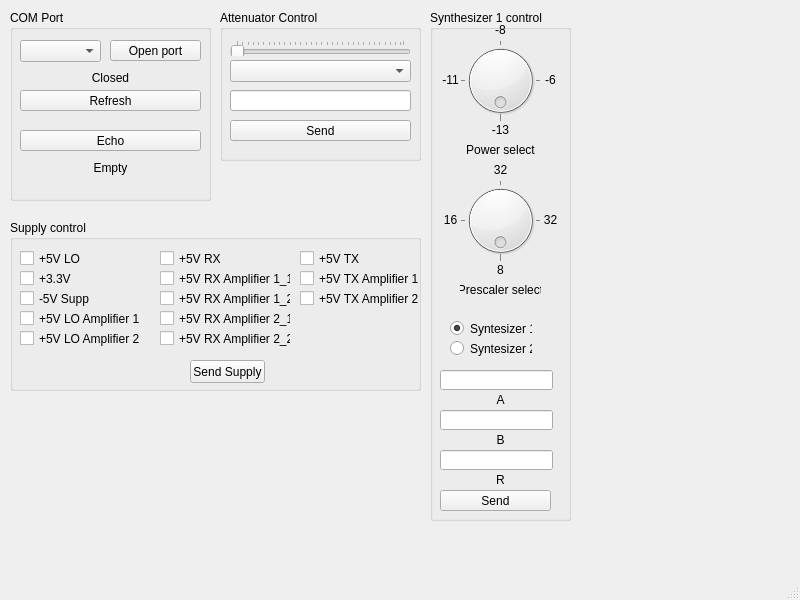
<?xml version="1.0" encoding="UTF-8"?>
<ui version="4.0">
 <class>MainWindow</class>
 <widget class="QMainWindow" name="MainWindow">
  <property name="geometry">
   <rect>
    <x>0</x>
    <y>0</y>
    <width>800</width>
    <height>600</height>
   </rect>
  </property>
  <property name="windowTitle">
   <string>MainWindow</string>
  </property>
  <widget class="QWidget" name="centralwidget">
   <widget class="QGroupBox" name="synt_ctrl">
    <property name="geometry">
     <rect>
      <x>430</x>
      <y>10</y>
      <width>141</width>
      <height>511</height>
     </rect>
    </property>
    <property name="title">
     <string>Synthesizer 1 control</string>
    </property>
    <widget class="QDial" name="synt_power">
     <property name="geometry">
      <rect>
       <x>30</x>
       <y>30</y>
       <width>81</width>
       <height>81</height>
      </rect>
     </property>
     <property name="maximum">
      <number>4</number>
     </property>
     <property name="sliderPosition">
      <number>0</number>
     </property>
     <property name="wrapping">
      <bool>true</bool>
     </property>
     <property name="notchTarget">
      <double>5.000000000000000</double>
     </property>
     <property name="notchesVisible">
      <bool>true</bool>
     </property>
    </widget>
    <widget class="QDial" name="synt_presc">
     <property name="geometry">
      <rect>
       <x>30</x>
       <y>170</y>
       <width>81</width>
       <height>81</height>
      </rect>
     </property>
     <property name="toolTip">
      <string/>
     </property>
     <property name="maximum">
      <number>4</number>
     </property>
     <property name="wrapping">
      <bool>true</bool>
     </property>
     <property name="notchTarget">
      <double>5.000000000000000</double>
     </property>
     <property name="notchesVisible">
      <bool>true</bool>
     </property>
    </widget>
    <widget class="QLabel" name="powSelLabel">
     <property name="geometry">
      <rect>
       <x>30</x>
       <y>130</y>
       <width>81</width>
       <height>20</height>
      </rect>
     </property>
     <property name="text">
      <string>Power select</string>
     </property>
     <property name="alignment">
      <set>Qt::AlignCenter</set>
     </property>
    </widget>
    <widget class="QLabel" name="rpescSelLabel">
     <property name="geometry">
      <rect>
       <x>30</x>
       <y>270</y>
       <width>81</width>
       <height>20</height>
      </rect>
     </property>
     <property name="text">
      <string>Prescaler select</string>
     </property>
     <property name="alignment">
      <set>Qt::AlignCenter</set>
     </property>
    </widget>
    <widget class="QLabel" name="labelPow13">
     <property name="geometry">
      <rect>
       <x>60</x>
       <y>110</y>
       <width>21</width>
       <height>20</height>
      </rect>
     </property>
     <property name="text">
      <string>-13</string>
     </property>
     <property name="alignment">
      <set>Qt::AlignCenter</set>
     </property>
    </widget>
    <widget class="QLabel" name="labelPow11">
     <property name="geometry">
      <rect>
       <x>10</x>
       <y>60</y>
       <width>21</width>
       <height>20</height>
      </rect>
     </property>
     <property name="text">
      <string>-11</string>
     </property>
     <property name="alignment">
      <set>Qt::AlignCenter</set>
     </property>
    </widget>
    <widget class="QLabel" name="labelPow8">
     <property name="geometry">
      <rect>
       <x>60</x>
       <y>10</y>
       <width>21</width>
       <height>20</height>
      </rect>
     </property>
     <property name="text">
      <string>-8</string>
     </property>
     <property name="alignment">
      <set>Qt::AlignCenter</set>
     </property>
    </widget>
    <widget class="QLabel" name="labelPow6">
     <property name="geometry">
      <rect>
       <x>110</x>
       <y>60</y>
       <width>21</width>
       <height>20</height>
      </rect>
     </property>
     <property name="text">
      <string>-6</string>
     </property>
     <property name="alignment">
      <set>Qt::AlignCenter</set>
     </property>
    </widget>
    <widget class="QLabel" name="labelPres32">
     <property name="geometry">
      <rect>
       <x>110</x>
       <y>200</y>
       <width>21</width>
       <height>20</height>
      </rect>
     </property>
     <property name="text">
      <string>32</string>
     </property>
     <property name="alignment">
      <set>Qt::AlignCenter</set>
     </property>
    </widget>
    <widget class="QLabel" name="labelPres8">
     <property name="geometry">
      <rect>
       <x>60</x>
       <y>250</y>
       <width>21</width>
       <height>20</height>
      </rect>
     </property>
     <property name="text">
      <string>8</string>
     </property>
     <property name="alignment">
      <set>Qt::AlignCenter</set>
     </property>
    </widget>
    <widget class="QLabel" name="labelPres16">
     <property name="geometry">
      <rect>
       <x>10</x>
       <y>200</y>
       <width>21</width>
       <height>20</height>
      </rect>
     </property>
     <property name="text">
      <string>16</string>
     </property>
     <property name="alignment">
      <set>Qt::AlignCenter</set>
     </property>
    </widget>
    <widget class="QLabel" name="labelPres32_2">
     <property name="geometry">
      <rect>
       <x>60</x>
       <y>150</y>
       <width>21</width>
       <height>20</height>
      </rect>
     </property>
     <property name="text">
      <string>32</string>
     </property>
     <property name="alignment">
      <set>Qt::AlignCenter</set>
     </property>
    </widget>
    <widget class="QLineEdit" name="a_lineedit">
     <property name="geometry">
      <rect>
       <x>10</x>
       <y>360</y>
       <width>113</width>
       <height>20</height>
      </rect>
     </property>
    </widget>
    <widget class="QLineEdit" name="b_lineedit">
     <property name="geometry">
      <rect>
       <x>10</x>
       <y>400</y>
       <width>113</width>
       <height>20</height>
      </rect>
     </property>
    </widget>
    <widget class="QLineEdit" name="r_lineedit">
     <property name="geometry">
      <rect>
       <x>10</x>
       <y>440</y>
       <width>113</width>
       <height>20</height>
      </rect>
     </property>
    </widget>
    <widget class="QLabel" name="labelCounterA">
     <property name="geometry">
      <rect>
       <x>30</x>
       <y>380</y>
       <width>81</width>
       <height>20</height>
      </rect>
     </property>
     <property name="text">
      <string>A</string>
     </property>
     <property name="alignment">
      <set>Qt::AlignCenter</set>
     </property>
    </widget>
    <widget class="QLabel" name="labelCounterB">
     <property name="geometry">
      <rect>
       <x>30</x>
       <y>420</y>
       <width>81</width>
       <height>20</height>
      </rect>
     </property>
     <property name="text">
      <string>B</string>
     </property>
     <property name="alignment">
      <set>Qt::AlignCenter</set>
     </property>
    </widget>
    <widget class="QLabel" name="labelCounterR">
     <property name="geometry">
      <rect>
       <x>30</x>
       <y>460</y>
       <width>81</width>
       <height>20</height>
      </rect>
     </property>
     <property name="text">
      <string>R</string>
     </property>
     <property name="alignment">
      <set>Qt::AlignCenter</set>
     </property>
    </widget>
    <widget class="QPushButton" name="synt_send">
     <property name="geometry">
      <rect>
       <x>10</x>
       <y>480</y>
       <width>111</width>
       <height>21</height>
      </rect>
     </property>
     <property name="text">
      <string>Send</string>
     </property>
    </widget>
    <widget class="QRadioButton" name="synt1_check">
     <property name="geometry">
      <rect>
       <x>20</x>
       <y>310</y>
       <width>82</width>
       <height>17</height>
      </rect>
     </property>
     <property name="text">
      <string>Syntesizer 1</string>
     </property>
     <property name="checked">
      <bool>true</bool>
     </property>
    </widget>
    <widget class="QRadioButton" name="synt2_check">
     <property name="geometry">
      <rect>
       <x>20</x>
       <y>330</y>
       <width>82</width>
       <height>17</height>
      </rect>
     </property>
     <property name="text">
      <string>Syntesizer 2</string>
     </property>
    </widget>
   </widget>
   <widget class="QGroupBox" name="SupplyCtrl">
    <property name="geometry">
     <rect>
      <x>10</x>
      <y>220</y>
      <width>411</width>
      <height>171</height>
     </rect>
    </property>
    <property name="title">
     <string>Supply control</string>
    </property>
    <widget class="QCheckBox" name="plus_5_LO">
     <property name="geometry">
      <rect>
       <x>10</x>
       <y>30</y>
       <width>101</width>
       <height>17</height>
      </rect>
     </property>
     <property name="text">
      <string>+5V LO</string>
     </property>
    </widget>
    <widget class="QCheckBox" name="plus_3_3">
     <property name="geometry">
      <rect>
       <x>10</x>
       <y>50</y>
       <width>111</width>
       <height>17</height>
      </rect>
     </property>
     <property name="text">
      <string>+3.3V</string>
     </property>
    </widget>
    <widget class="QCheckBox" name="minus_5">
     <property name="geometry">
      <rect>
       <x>10</x>
       <y>70</y>
       <width>70</width>
       <height>17</height>
      </rect>
     </property>
     <property name="text">
      <string>-5V Supply</string>
     </property>
    </widget>
    <widget class="QCheckBox" name="plus_5_RX_2_1">
     <property name="geometry">
      <rect>
       <x>150</x>
       <y>90</y>
       <width>131</width>
       <height>17</height>
      </rect>
     </property>
     <property name="text">
      <string>+5V RX Amplifier 2_1</string>
     </property>
    </widget>
    <widget class="QCheckBox" name="plus_5_RX_2_2">
     <property name="geometry">
      <rect>
       <x>150</x>
       <y>110</y>
       <width>131</width>
       <height>17</height>
      </rect>
     </property>
     <property name="text">
      <string>+5V RX Amplifier 2_2</string>
     </property>
    </widget>
    <widget class="QCheckBox" name="plus_5_TX">
     <property name="geometry">
      <rect>
       <x>290</x>
       <y>30</y>
       <width>131</width>
       <height>17</height>
      </rect>
     </property>
     <property name="text">
      <string>+5V TX</string>
     </property>
    </widget>
    <widget class="QCheckBox" name="plus_5_TX_2">
     <property name="geometry">
      <rect>
       <x>290</x>
       <y>70</y>
       <width>131</width>
       <height>17</height>
      </rect>
     </property>
     <property name="text">
      <string>+5V TX Amplifier 2 </string>
     </property>
    </widget>
    <widget class="QCheckBox" name="plus_5_TX_1">
     <property name="geometry">
      <rect>
       <x>290</x>
       <y>50</y>
       <width>141</width>
       <height>17</height>
      </rect>
     </property>
     <property name="text">
      <string>+5V TX Amplifier 1</string>
     </property>
    </widget>
    <widget class="QCheckBox" name="plus_5_RX_1_2">
     <property name="geometry">
      <rect>
       <x>150</x>
       <y>70</y>
       <width>131</width>
       <height>17</height>
      </rect>
     </property>
     <property name="text">
      <string>+5V RX Amplifier 1_2</string>
     </property>
    </widget>
    <widget class="QCheckBox" name="plus_5_RX">
     <property name="geometry">
      <rect>
       <x>150</x>
       <y>30</y>
       <width>131</width>
       <height>17</height>
      </rect>
     </property>
     <property name="text">
      <string>+5V RX</string>
     </property>
    </widget>
    <widget class="QCheckBox" name="plus_5_RX_1_1">
     <property name="geometry">
      <rect>
       <x>150</x>
       <y>50</y>
       <width>131</width>
       <height>17</height>
      </rect>
     </property>
     <property name="text">
      <string>+5V RX Amplifier 1_1</string>
     </property>
    </widget>
    <widget class="QPushButton" name="SupplyButton">
     <property name="geometry">
      <rect>
       <x>180</x>
       <y>140</y>
       <width>75</width>
       <height>23</height>
      </rect>
     </property>
     <property name="text">
      <string>Send Supply</string>
     </property>
    </widget>
    <widget class="QCheckBox" name="plus_5_LO_2">
     <property name="geometry">
      <rect>
       <x>10</x>
       <y>110</y>
       <width>131</width>
       <height>17</height>
      </rect>
     </property>
     <property name="text">
      <string>+5V LO Amplifier 2</string>
     </property>
    </widget>
    <widget class="QCheckBox" name="plus_5_LO_1">
     <property name="geometry">
      <rect>
       <x>10</x>
       <y>90</y>
       <width>131</width>
       <height>17</height>
      </rect>
     </property>
     <property name="text">
      <string>+5V LO Amplifier 1</string>
     </property>
    </widget>
   </widget>
   <widget class="QGroupBox" name="attenuator">
    <property name="geometry">
     <rect>
      <x>220</x>
      <y>10</y>
      <width>201</width>
      <height>151</height>
     </rect>
    </property>
    <property name="title">
     <string>Attenuator Control</string>
    </property>
    <widget class="QSlider" name="att_slider">
     <property name="geometry">
      <rect>
       <x>10</x>
       <y>30</y>
       <width>181</width>
       <height>16</height>
      </rect>
     </property>
     <property name="maximum">
      <number>63</number>
     </property>
     <property name="orientation">
      <enum>Qt::Horizontal</enum>
     </property>
     <property name="tickPosition">
      <enum>QSlider::TicksAbove</enum>
     </property>
     <property name="tickInterval">
      <number>2</number>
     </property>
    </widget>
    <widget class="QLineEdit" name="att_line_edit">
     <property name="geometry">
      <rect>
       <x>10</x>
       <y>80</y>
       <width>181</width>
       <height>21</height>
      </rect>
     </property>
    </widget>
    <widget class="QPushButton" name="att_ctrl_pushbutton">
     <property name="geometry">
      <rect>
       <x>10</x>
       <y>110</y>
       <width>181</width>
       <height>21</height>
      </rect>
     </property>
     <property name="text">
      <string>Send</string>
     </property>
    </widget>
    <widget class="QComboBox" name="att_address_combo">
     <property name="geometry">
      <rect>
       <x>10</x>
       <y>50</y>
       <width>181</width>
       <height>22</height>
      </rect>
     </property>
    </widget>
   </widget>
   <widget class="QGroupBox" name="com_groupbox">
    <property name="geometry">
     <rect>
      <x>10</x>
      <y>10</y>
      <width>201</width>
      <height>191</height>
     </rect>
    </property>
    <property name="title">
     <string>COM Port</string>
    </property>
    <widget class="QPushButton" name="com_button">
     <property name="geometry">
      <rect>
       <x>100</x>
       <y>30</y>
       <width>91</width>
       <height>21</height>
      </rect>
     </property>
     <property name="text">
      <string>Open port</string>
     </property>
    </widget>
    <widget class="QComboBox" name="com_combobox">
     <property name="geometry">
      <rect>
       <x>10</x>
       <y>30</y>
       <width>81</width>
       <height>22</height>
      </rect>
     </property>
    </widget>
    <widget class="QLabel" name="comstate_label">
     <property name="geometry">
      <rect>
       <x>10</x>
       <y>60</y>
       <width>181</width>
       <height>16</height>
      </rect>
     </property>
     <property name="text">
      <string>Closed</string>
     </property>
     <property name="alignment">
      <set>Qt::AlignCenter</set>
     </property>
    </widget>
    <widget class="QPushButton" name="echo_button">
     <property name="geometry">
      <rect>
       <x>10</x>
       <y>120</y>
       <width>181</width>
       <height>21</height>
      </rect>
     </property>
     <property name="text">
      <string>Echo</string>
     </property>
    </widget>
    <widget class="QLabel" name="service_message">
     <property name="geometry">
      <rect>
       <x>10</x>
       <y>150</y>
       <width>181</width>
       <height>16</height>
      </rect>
     </property>
     <property name="text">
      <string>Empty</string>
     </property>
     <property name="alignment">
      <set>Qt::AlignCenter</set>
     </property>
    </widget>
    <widget class="QPushButton" name="com_refresh_button">
     <property name="geometry">
      <rect>
       <x>10</x>
       <y>80</y>
       <width>181</width>
       <height>21</height>
      </rect>
     </property>
     <property name="text">
      <string>Refresh</string>
     </property>
    </widget>
   </widget>
  </widget>
  <widget class="QMenuBar" name="menubar">
   <property name="geometry">
    <rect>
     <x>0</x>
     <y>0</y>
     <width>800</width>
     <height>21</height>
    </rect>
   </property>
  </widget>
  <widget class="QStatusBar" name="statusbar"/>
 </widget>
 <resources/>
 <connections/>
</ui>
